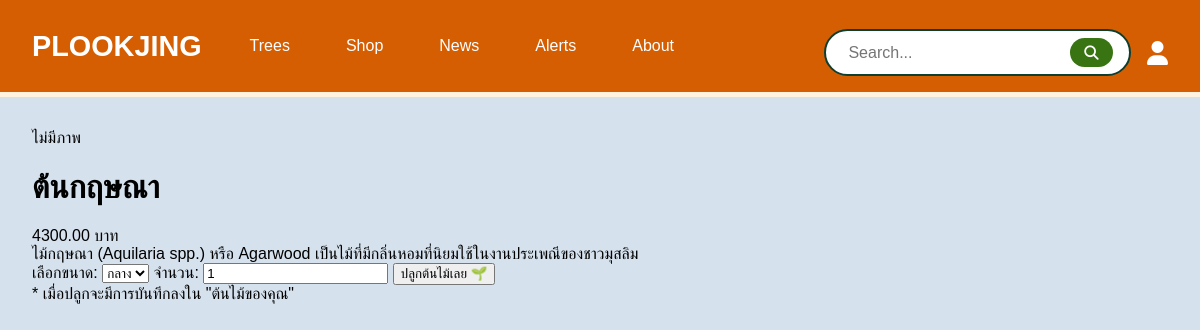
Screenshot of /trees/3/ with the database file from the repository.
### myapp/models.py (models this page shows, shortened)
class Tree(models.Model):
    name = models.CharField(max_length=255)
    price = models.DecimalField(max_digits=10, decimal_places=2)
    image_url = models.URLField()
    description = models.TextField()
    is_recommended = models.BooleanField(default=False)  # << เพิ่มบรรทัดนี้!

### myapp/views.py (the view)
# urls.py: path('trees/<int:tree_id>/', views.tree_detail, name='tree_detail'),
def tree_detail(request, tree_id):
    tree = get_object_or_404(Tree, id=tree_id)
    return render(request, 'myapp/tree_detail.html', {'tree': tree})

### templates/myapp/tree_detail.html (shortened to what this page needs)
{% extends 'base.html' %}
{% block content %}
<div class="max-w-7xl mx-auto px-6 py-10 grid grid-cols-1 md:grid-cols-2 gap-10">
  <div class="bg-white p-6 rounded-xl shadow-md">
    {% if tree.image %}
      <img src="{{ tree.image.url }}" alt="{{ tree.name }}" class="w-full object-cover rounded-lg">
    {% else %}
      <div class="w-full h-96 bg-gray-100 flex items-center justify-center text-gray-400">ไม่มีภาพ</div>
    {% endif %}
  </div>
  <div class="space-y-6">
    <h1 class="text-4xl font-bold text-green-900">{{ tree.name }}</h1>
    <div class="text-xl text-orange-600 font-semibold">
      {{ tree.price }} บาท
    </div>
    <div class="text-gray-700 text-lg leading-relaxed">
      {{ tree.description }}
    </div>
    <form method="post" action="{% url 'plant_tree' tree.id %}" class="space-y-4">
      <label class="block">
        <span class="text-sm text-gray-600">เลือกขนาด:</span>
        <select name="size" class="mt-1 w-full border rounded px-3 py-2 focus:outline-green-500">
          <option selected>กลาง</option>
        </select>
      </label>
      <label class="block">
        <span class="text-sm text-gray-600">จำนวน:</span>
        <input type="number" name="quantity" value="1" min="1"
               class="mt-1 w-24 border rounded px-3 py-2 text-center focus:outline-green-500">
      </label>
      <button type="submit"
              class="w-full bg-green-700 hover:bg-green-800 text-white py-3 rounded-full font-semibold shadow-md transition">
        ปลูกต้นไม้เลย 🌱
      </button>
    </form>
    <div class="text-sm text-gray-400 mt-6">* เมื่อปลูกจะมีการบันทึกลงใน "ต้นไม้ของคุณ"</div>
  </div>
</div>
{% endblock %}

### templates/base.html (style rules this page uses)
:root { --green-dark: #0D3F31; --green-soft: #397413; --orange: #D55E02; --bg: #D5E1ED; }
body { margin: 0; font-family: 'Avenir Next Thai Traditional', 'Avenir Next', sans-serif; background-color: var(--bg); }

### rows the page displays
Tree: name "ต้นกฤษณา", price "4300.00", description "ไม้กฤษณา (Aquilaria spp.) หรือ Agarwood เป็นไม้ที่มีกลิ่นหอมที่นิยมใช้ในงานประเพณีของชาวมุสลิม"
